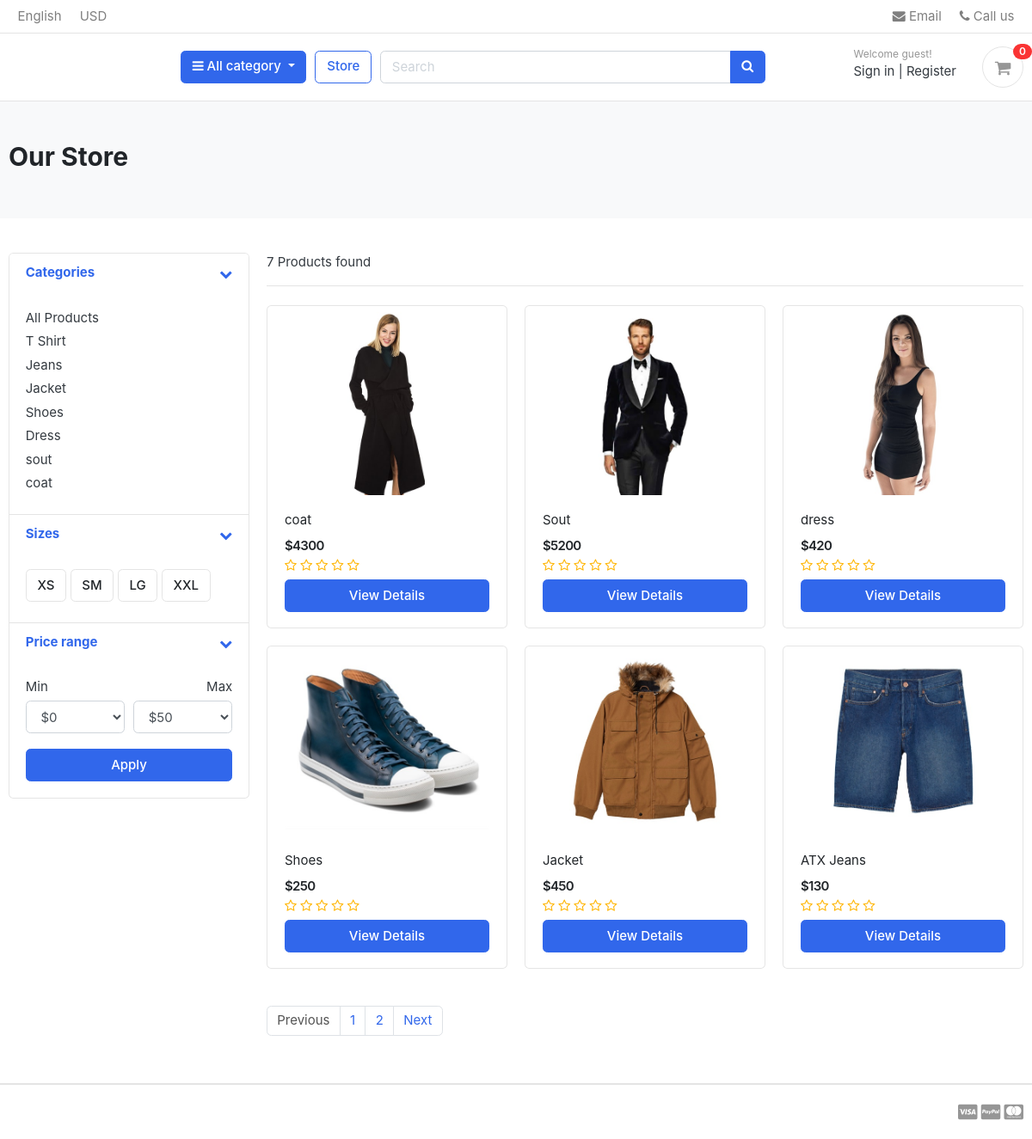
The page /store/ on the database as committed earlier.
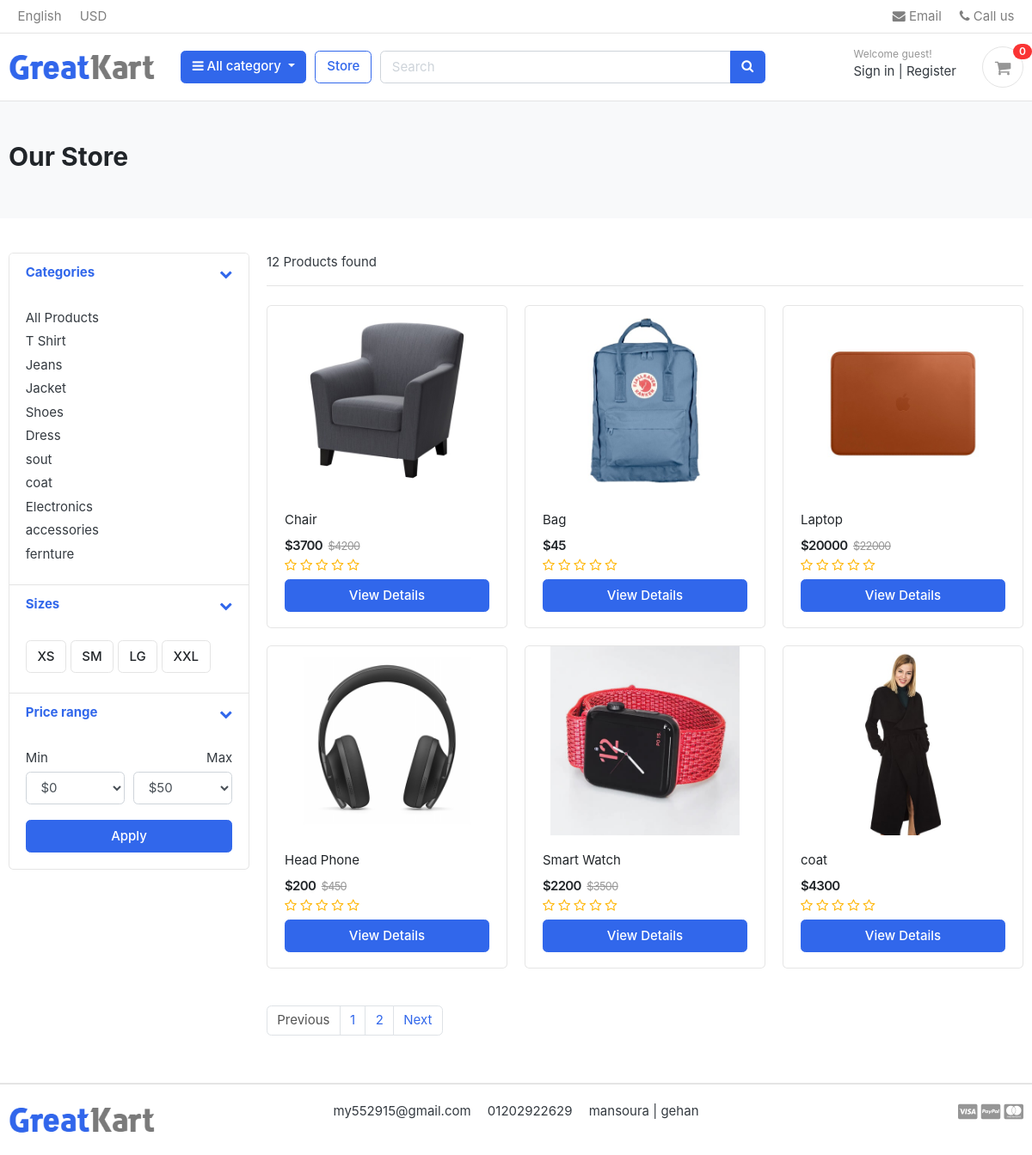
The same page on the database as committed later.
### category/models.py (models this page shows)
class Category(models.Model):
    name = models.CharField(unique=True, max_length=50)
    slug = models.SlugField(unique=True, max_length=100)
    description = models.TextField( max_length=2000 , blank=True)
    image = models.ImageField( upload_to='cat_img' , blank=True)
    def get_url(self):
        return reverse('store:product_by_category',args=[self.slug])
    def __str__(self):
        return str(self.name)

### store/models.py (models this page shows, shortened)
class Product(models.Model):
    name = models.CharField( max_length=50 , unique=True)
    slug = models.SlugField(max_length=50 , unique=True)
    description = models.TextField( max_length=2000 , blank=True)
    image = models.ImageField( upload_to='product_img')
    price = models.IntegerField()
    discount = models.IntegerField(default=0)
    stock = models.IntegerField()
    is_available = models.BooleanField(default=True)
    category = models.ForeignKey("category.Category", verbose_name=("category product"), on_delete=models.CASCADE)
    created_at = models.DateTimeField(auto_now_add=True)
    modified_date = models.DateField( auto_now=True)
    def get_absolute_url(self):
        return reverse("store:product_detail", args=[self.category.slug ,self.slug])
    def avr_review(self):
        reviews = ReviewRating.objects.filter(product=self , status=True).aggregate(average=Avg('rating'))
        avg =0
        if reviews['average'] is not None:
            avg = float(reviews['average'])
        return avg
    def __str__(self):
        return self.name

### settings/models.py (models this page shows, shortened)
class Settings(models.Model):
    site_name = models.CharField( max_length=50)
    logo = models.ImageField( upload_to='setting/')
    phone = models.CharField( max_length=30)
    email = models.EmailField( max_length=254)
    description = models.TextField(max_length=1000)
    fb_link = models.URLField( max_length=200)
    twitter_link = models.URLField( max_length=200)
    instagram_link = models.URLField( max_length=200)
    address = models.CharField( max_length=50)

### store/views.py (the view)
# urls.py: path('store/' , include('store.urls' , namespace='store')),
def store(request , category_slug=None ):
    categories = None
    products = None
    if category_slug != None :
        categories = get_object_or_404(Category , slug = category_slug )
        products = Product.objects.filter(category=categories,is_available=True).order_by('-created_at')
        for product in products:
            reviews = ReviewRating.objects.filter(product_id=product.id , status=True)
        paginator = Paginator(products,6)
        page = request.GET.get('page')
        paged_product = paginator.get_page(page)
        product_count = products.count()
    else:
        products = Product.objects.all().filter(is_available=True).order_by('-created_at')
        for product in products:
            reviews = ReviewRating.objects.filter(product_id=product.id , status=True)
        paginator = Paginator(products,6)
        page = request.GET.get('page')
        paged_product = paginator.get_page(page)
        product_count = products.count()
    context = {
        'products' : paged_product ,
        'product_count' : product_count,
        'reviews':reviews,
    }
    return render(request , 'store/store.html',context)

### carts/context_processors.py (called while the page is built)
def counter(request):
    cart_count = 0
    if 'admin' in request.path:
        return{}
    else :
        try :
            cart = Cart.objects.filter(cart_id=_cart_id(request))
            if request.user.is_authenticated:
                cart_items = CartItem.objects.all().filter(user=request.user)
            else :
                cart_items = CartItem.objects.all().filter(cart=cart[:1])
            for cart_item in cart_items:
                cart_count+=cart_item.quantity
        except Cart.DoesNotExist:
            cart_count=0
    return dict(cart_count=cart_count)

### carts/views.py (called while the page is built)
def _cart_id(request):
    cart = request.session.session_key
    if not cart:
        cart = request.session.create()
    return cart

### category/context_processor.py (called while the page is built)
def menu_links(request):
    links = Category.objects.all()
    return dict(links=links)

### store/templates/store/store.html (shortened to what the changed rows need)
{% extends 'base.html' %}
{% load static %}
{% block body %}
<section class="section-pagetop bg">
    <div class="container">
        {% if 'search' in request.path %}
        <h2 class="title-page"> Search Result</h2>
        {% else %}
        <h2 class="title-page">Our Store</h2>
        {% endif %}
    </div>
</section>
<section class="section-content padding-y">
    <div class="container">
        <div class="row">
            <aside class="col-md-3">
                <div class="card">
                    <article class="filter-group">
                        <div class="filter-content collapse show" id="collapse_1" style="">
                            <div class="card-body">
                                <ul class="list-menu">
                                    {% for category in links %}
                                    <li><a href="{{category.get_url}}">{{category}} </a></li>
                                    {% endfor %}
                                </ul>
                            </div>
                        </div>
                    </article>
                </div>
            </aside>
            <main class="col-md-9">
                <header class="border-bottom mb-4 pb-3">
                    <div class="form-inline">
                        <span class="mr-md-auto">{{product_count}} Products found </span>
                    </div>
                </header>
                <div class="row">
                    {% if products %}
                    {% for product in products %}
                    <div class="col-md-4">
                        <figure class="card card-product-grid">
                            <div class="img-wrap">
                                <img src="{{product.image.url}}">
                            </div>
                            <figcaption class="info-wrap">
                                <div class="fix-height">
                                    <a href="{{product.get_absolute_url}}" class="title">{{product}}</a>
                                    <div class="price-wrap mt-2">
                                        {% if product.discount <= 0 %}
                                        <span class="price">${{product.price}}</span>
                                        {% else %}
                                        <span class="price">${{product.discount}}</span>
                                        <del class="price-old">${{product.price}}</del>
                                        {% endif %}
                                    </div>
                                    <div class="rating-star">
                                        <span>
                                            <i class="fa fa-star{% if product.avr_review < 0.5%}-o{% elif product.avr_review >= 0.5 and product.avr_review < 1%}-half-o{%endif%}"
                                                aria-hidden="true"></i>
                                            <i class="fa fa-star{% if product.avr_review < 1.5%}-o{% elif product.avr_review >= 1.5 and product.avr_review < 2%}-half-o{%endif%}"
                                                aria-hidden="true"></i>
                                            <i class="fa fa-star{% if product.avr_review < 2.5%}-o{% elif product.avr_review >= 2.5 and product.avr_review < 3%}-half-o{%endif%}"
                                                aria-hidden="true"></i>
                                            <i class="fa fa-star{% if product.avr_review < 3.5%}-o{% elif product.avr_review >= 3.5 and product.avr_review < 4%}-half-o{%endif%}"
                                                aria-hidden="true"></i>
                                            <i class="fa fa-star{% if product.avr_review < 4.5%}-o{% elif product.avr_review >= 4.5 and product.avr_review < 5%}-half-o{%endif%}"
                                                aria-hidden="true"></i>
                                        </span>
                                    </div>
                                </div>
                                <a href="{{product.get_absolute_url}}" class="btn btn-block btn-primary">View Details
                                </a>
                            </figcaption>
                        </figure>
                    </div>
                    {% endfor %}
                    {% else %}
                    <div>
                        <h2>Nothing Found , PLS Try Again</h2>
                    </div>
                    {% endif %}
                </div>
                <nav class="mt-4" aria-label="Page navigation sample">
                    {% if products.has_other_pages %}
                    <ul class="pagination">
                        {% for i in products.paginator.page_range  %}
                        {% if products.numper == i %}
                        <li class="page-item active"><a class="page-link">{{i}}</a></li>
                        {% else %}
                        <li class="page-item "><a class="page-link" href="?page={{i}}">{{i}}</a></li>
                        {% endif %}
                        {% endfor %}
                    </ul>
                    {% endif %}
                </nav>
            </main>
        </div>
    </div>
</section>
{% endblock body %}

### templates/base.html (shortened to what the changed rows need)
{% load static %}
<!DOCTYPE HTML>
<html lang="en">
<head>
    <link href="{% static 'css/bootstrap.css'%}" rel="stylesheet" type="text/css" />
    <link href="{% static 'fonts/fontawesome/css/all.min.css'%}" type="text/css" rel="stylesheet">
    <link href="{% static 'css/ui.css'%}" rel="stylesheet" type="text/css" />
    <link href="{% static 'css/responsive.css'%}" rel="stylesheet" media="only screen and (max-width: 1200px)" />
    <link href="{% static 'css/custum.css'%}" rel="stylesheet" type="text/css" />
    <link rel="stylesheet" href="https://cdnjs.cloudflare.com/ajax/libs/font-awesome/4.7.0/css/font-awesome.min.css">
</head>
<body>
    <header class="section-header">
        <section class="header-main border-bottom">
            <div class="container">
                <div class="row align-items-center">
                    <div class="col-lg-2 col-md-3 col-6">
                        <a href="/" class="brand-wrap">
                            <img class="logo" src="{{myfooter.logo.url}}">
                        </a>
                    </div>
                </div>
            </div>
        </section>
    </header>
    {% block body %}
    {% endblock body %}
    <footer class="section-footer border-top">
        <div class="container">
            <section class="footer-bottom border-top row">
                <div class="col-lg-2 col-md-3 col-6">
                    <a href="/" class="brand-wrap">
                        <img class="logo" src="{{myfooter.logo.url}}">
                    </a>
                </div>
                <div class="col-md-8 text-md-center">
                    <span class="px-2">{{myfooter.email}}</span>
                    <span class="px-2">{{myfooter.phone}}</span>
                    <span class="px-2">{{myfooter.address}}</span>
                </div>
            </section>
        </div>
    </footer>
</body>
</html>

Rows that differ between the two databases and show on the page:
no longer on this page (row unchanged): Product: image (picture), name "Sout", price "5200"
no longer on this page (row unchanged): Product: image (picture), name "dress", price "420"
no longer on this page (row unchanged): Product: image (picture), name "Shoes", price "250"
no longer on this page (row unchanged): Product: image (picture), name "Jacket", price "450"
no longer on this page (row unchanged): Product: image (picture), name "ATX Jeans", price "130"
added Settings: logo (picture), email "my552915@gmail.com", phone "01202922629", address "mansoura | gehan"
added Category: name "Electronics"
added Category: name "accessories"
added Category: name "fernture"
added Product: image (picture), name "Chair", discount "3700", price "4200"
added Product: image (picture), name "Bag", price "45"
added Product: image (picture), name "Laptop", discount "20000", price "22000"
added Product: image (picture), name "Head Phone", discount "200", price "450"
added Product: image (picture), name "Smart Watch", discount "2200", price "3500"
Other text that changed with them:
{{ product_count }}: "7" → "12"
